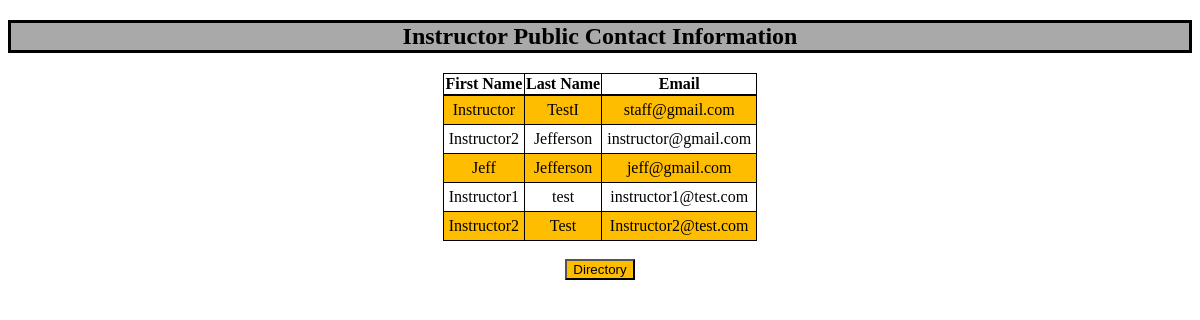
Page /InPublicInfo/ on the committed database.
### TASchedulerWebApp/models.py (models this page shows, shortened)
class User(AbstractBaseUser, PermissionsMixin):
    email = models.EmailField(unique=True)
    first_name = models.CharField(max_length=30, blank=True)
    last_name = models.CharField(max_length=30, blank=True)
    is_active = models.BooleanField(default=True)
    is_staff = models.BooleanField(default=False)
    date_joined = models.DateTimeField(auto_now_add=True)
    groups = models.ManyToManyField(Group, related_name='myapp_user_groups', blank=True)
    user_permissions = models.ManyToManyField(Permission, related_name='myapp_user_permissions', blank=True)
    objects = UserManager()
    USERNAME_FIELD = 'email'
    EMAIL_FIELD = 'email'

### TASchedulerWebApp/views.py (the view)
# urls.py: path('InPublicInfo/', InPublicContact.as_view()),
class InPublicContact(View):
    def get(self, request):
        instructors = User.objects.filter(is_staff='True', is_superuser='False')
        return render(request, 'InPublicContact.html', {"instructor": instructors})

### templates/InPublicContact.html (shortened to what this page needs)
{% load static %}
<!DOCTYPE html>
<html>
<head>
     <link rel="stylesheet" type="text/css" href="{% static 'css/publicinfo.css' %}"/>
</head>
<body>
    <h2>Instructor Public Contact Information</h2>
    {% if instructor %}
    <table class="center">
        <tr>
            <th>First Name</th>
            <th>Last Name</th>
            <th>Email</th>
        </tr>
        {% for person in instructor %}
            <tr>
                <td>{{ person.first_name }}</td>
                <td>{{ person.last_name }}</td>
                <td>{{ person.email}}</td>
            </tr>
        {% endfor %}
    </table>
    {% else %}
        <p style="text-align: center">There are no Instructors in the database.</p>
    {% endif %}
    <br>
    <form action="{% url 'directory' %}" method="get">
    <button type="submit">Directory</button>
    </form>
</body>
</html>

### static/css/publicinfo.css (style rules this page uses)
table, td { text-align: center; border: 1px solid black; border-collapse: collapse; padding: 5px; }
tr:nth-child(even) { background-color: #ffbd00; }
tr { border-bottom: 1px solid black; }
th { border-bottom: 2px solid black; border-right: 1px solid black; }
h2 { text-align: center; border: 3px solid black; background-color: darkgrey; }
body { text-align: center; }
.center { margin-left: auto; margin-right: auto; }
button { background-color: #ffbd00; }

### rows in the picture
User: first_name "Instructor", last_name "TestI", email "staff@gmail.com"
User: first_name "Instructor2", last_name "Jefferson", email "instructor@gmail.com"
User: first_name "Jeff", last_name "Jefferson", email "jeff@gmail.com"
User: first_name "Instructor1", last_name "test", email "instructor1@test.com"
User: first_name "Instructor2", last_name "Test", email "Instructor2@test.com"
